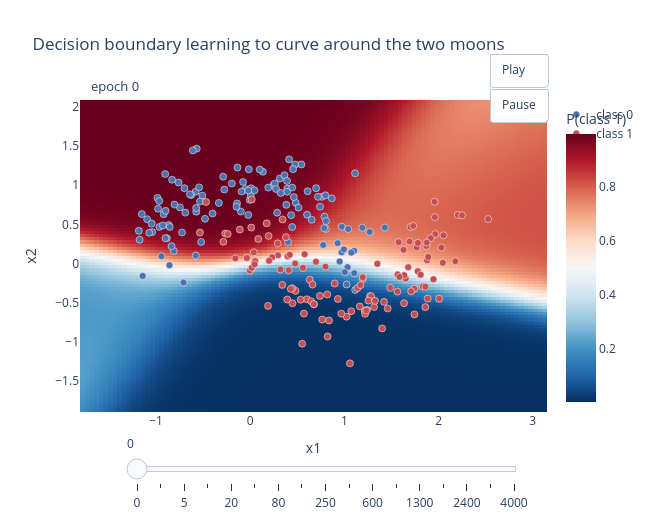

The code cell stored with this chart in its notebook:
### Markdown cell above
## 4. Watching It Learn -- Animated Decision Boundary

We train with `tanh` hidden activations and snapshot the network's weights at increasingly
spaced-out points during training. At each snapshot we ask the network for its predicted
$P(\text{class }1)$ across a fine grid covering the input space, and color the plane by that
probability -- this is the network's **decision boundary**, made visible.

### Code cell
CHECKPOINT_EPOCHS = sorted({0, 2, 5, 10, 20, 40, 80, 150, 250, 400, 600, 900, 1300, 1800, 2400, 3000, 4000})
result_tanh = train("tanh", lr=1.0, n_epochs=4000, seed=1, checkpoint_epochs=CHECKPOINT_EPOCHS)
print(f"final loss = {result_tanh['loss'][-1]:.4f},  final accuracy = {result_tanh['acc'][-1]:.4f}")

pad = 0.6
gx = np.linspace(X[:, 0].min() - pad, X[:, 0].max() + pad, 100)
gy = np.linspace(X[:, 1].min() - pad, X[:, 1].max() + pad, 100)
GX, GY = np.meshgrid(gx, gy)
grid_pts = np.column_stack([GX.ravel(), GY.ravel()])
act_fn_tanh = ACTS["tanh"][0]


def prob_grid(W1, b1, W2, b2, act_fn):
    _, _, _, a2 = forward(grid_pts, W1, b1, W2, b2, act_fn)
    return a2[:, 1].reshape(GX.shape)


def status_at(W1, b1, W2, b2, act_fn):
    _, _, _, a2 = forward(X, W1, b1, W2, b2, act_fn)
    return loss_fn(a2, Y), accuracy(a2, y)


frames = []
for ep in CHECKPOINT_EPOCHS:
    W1c, b1c, W2c, b2c = result_tanh["checkpoints"][ep]
    Z = prob_grid(W1c, b1c, W2c, b2c, act_fn_tanh)
    l, a = status_at(W1c, b1c, W2c, b2c, act_fn_tanh)
    frames.append(go.Frame(
        name=str(ep), data=[go.Heatmap(z=Z, x=gx, y=gy)], traces=[0],
        layout=go.Layout(annotations=[dict(text=f"epoch {ep} \u00b7 loss={l:.3f} \u00b7 acc={a:.3f}", x=0.02, y=1.08, xref="paper", yref="paper", showarrow=False, font=dict(size=13))]),
    ))

W1_0, b1_0, W2_0, b2_0 = result_tanh["checkpoints"][0]
Z0 = prob_grid(W1_0, b1_0, W2_0, b2_0, act_fn_tanh)

fig_boundary = go.Figure()
fig_boundary.add_trace(go.Heatmap(z=Z0, x=gx, y=gy, colorscale="RdBu_r", zmid=0.5, showscale=True, colorbar=dict(title="P(class 1)")))
fig_boundary.add_trace(go.Scatter(x=X[y == 0, 0], y=X[y == 0, 1], mode="markers", marker=dict(color=BLUE, size=7, line=dict(color="white", width=0.5)), name="class 0"))
fig_boundary.add_trace(go.Scatter(x=X[y == 1, 0], y=X[y == 1, 1], mode="markers", marker=dict(color=RED, size=7, line=dict(color="white", width=0.5)), name="class 1"))

fig_boundary.frames = frames
fig_boundary.update_layout(
    title="Decision boundary learning to curve around the two moons",
    height=520, width=650,
    annotations=[dict(text="epoch 0", x=0.02, y=1.08, xref="paper", yref="paper", showarrow=False, font=dict(size=13))],
    updatemenus=[dict(type="buttons", showactive=False, y=1.15, x=1.0, xanchor="right", buttons=[
        dict(label="Play", method="animate", args=[None, dict(frame=dict(duration=350, redraw=True), fromcurrent=True)]),
        dict(label="Pause", method="animate", args=[[None], dict(frame=dict(duration=0, redraw=False), mode="immediate")]),
    ])],
    sliders=[dict(steps=[dict(method="animate", args=[[str(ep)], dict(mode="immediate", frame=dict(duration=0, redraw=True))], label=str(ep)) for ep in CHECKPOINT_EPOCHS], x=0.1, len=0.85)],
    xaxis_title="x1", yaxis_title="x2",
)
fig_boundary.show()

### Figure 1 — Plotly figure (JSON) as saved in the notebook; plotly's stock layout.template omitted (floating-point values rounded to 4 significant figures; data arrays with more than 128 entries replaced by an {"elided": "..."} marker saying what was removed)
{"data": [{"colorbar": {"title": {"text": "P(class 1)"}}, "colorscale": [[0.0, "rgb(5,48,97)"], [0.1, "rgb(33,102,172)"], [0.2, "rgb(67,147,195)"], [0.3, "rgb(146,197,222)"], [0.4, "rgb(209,229,240)"], [0.5, "rgb(247,247,247)"], [0.6, "rgb(253,219,199)"], [0.7, "rgb(244,165,130)"], [0.8, "rgb(214,96,77)"], [0.9, "rgb(178,24,43)"], [1.0, "rgb(103,0,31)"]], "showscale": true, "type": "heatmap", "x": [-1.783, -1.733, -1.684, -1.634, -1.585, -1.535, -1.485, -1.436, -1.386, -1.337, -1.287, -1.237, -1.188, -1.138, -1.089, -1.039, -0.9895, -0.9399, -0.8904, -0.8408, -0.7912, -0.7416, -0.692, -0.6424, -0.5928, -0.5432, -0.4936, -0.4441, -0.3945, -0.3449, -0.2953, -0.2457, -0.1961, -0.1465, -0.09695, -0.04736, 0.00223, 0.05182, 0.1014, 0.151, 0.2006, 0.2502, 0.2998, 0.3493, 0.3989, 0.4485, 0.4981, 0.5477, 0.5973, 0.6469, 0.6965, 0.746, 0.7956, 0.8452, 0.8948, 0.9444, 0.994, 1.044, 1.093, 1.143, 1.192, 1.242, 1.292, 1.341, 1.391, 1.44, 1.49, 1.539, 1.589, 1.639, 1.688, 1.738, 1.787, 1.837, 1.887, 1.936, 1.986, 2.035, 2.085, 2.135, 2.184, 2.234, 2.283, 2.333, 2.382, 2.432, 2.482, 2.531, 2.581, 2.63, 2.68, 2.73, 2.779, 2.829, 2.878, 2.928, 2.978, 3.027, 3.077, 3.126], "y": [-1.872, -1.832, -1.792, -1.752, -1.712, -1.673, -1.633, -1.593, -1.553, -1.514, -1.474, -1.434, -1.394, -1.355, -1.315, -1.275, -1.235, -1.196, -1.156, -1.116, -1.076, -1.037, -0.9968, -0.9571, -0.9173, -0.8775, -0.8378, -0.798, -0.7583, -0.7185, -0.6787, -0.639, -0.5992, -0.5595, -0.5197, -0.4799, -0.4402, -0.4004, -0.3607, -0.3209, -0.2811, -0.2414, -0.2016, -0.1619, -0.1221, -0.08234, -0.04258, -0.00282, 0.03694, 0.0767, 0.1165, 0.1562, 0.196, 0.2357, 0.2755, 0.3153, 0.355, 0.3948, 0.4345, 0.4743, 0.5141, 0.5538, 0.5936, 0.6333, 0.6731, 0.7129, 0.7526, 0.7924, 0.8321, 0.8719, 0.9117, 0.9514, 0.9912, 1.031, 1.071, 1.11, 1.15, 1.19, 1.23, 1.269, 1.309, 1.349, 1.389, 1.429, 1.468, 1.508, 1.548, 1.588, 1.627, 1.667, 1.707, 1.747, 1.786, 1.826, 1.866, 1.906, 1.945, 1.985, 2.025, 2.065], "z": {"elided": "100x100 float values"}, "zmid": 0.5}, {"marker": {"color": "#4C72B0", "line": {"color": "white", "width": 0.5}, "size": 7}, "mode": "markers", "name": "class 0", "type": "scatter", "x": [1.268, 1.024, 0.245, 0.4, -0.6889, 0.3934, 1.104, -1.151, 0.8039, -0.7081, 0.6037, -0.9795, -0.04973, -0.8663, 1.104, 0.4457, 0.4123, -0.9649, -0.2872, -0.14, 0.3137, -0.005037, -0.5801, -0.509, -0.6982, -0.1953, 1.033, 0.004481, 0.1342, 1.113, 0.7591, -0.5787, -0.09957, 1.429, 0.3911, 0.9281, 0.1913, 0.5431, -0.5684, -0.9202, -0.7468, -0.0149, -0.8988, -1.041, -0.7246, 0.8661, 0.6523, -1.095, -0.09086, 0.7407, -0.761, 0.7747, -0.8111, -0.5732, -0.6259, 0.7882, 0.2611, -0.985, -0.6402, 0.7193, 0.9491, 0.1006, 0.4826, 0.9715, -0.5215, 0.4452, 1.04, 0.4626, 0.4343, 0.2735, -0.07623, -0.3999, -1.174, 1.189, 0.3635, 0.9703, 0.6994, 0.2855, -0.02092, -0.4801, 0.008699, 0.4767, 0.3248, 0.0456, -1.046, -0.5428, -0.5744, -0.8549, -0.9423, -0.8293, 0.9942, -0.8578, -1.142, 0.7983, -0.02087, 0.5125, 0.3911, -0.5343, 0.7851, 0.3831, -0.3335, 0.455, 1.073, -0.1455, -0.9659, -0.9278, -0.8855, -0.6097, -0.9031, -0.135, 1.115, -0.2761, -0.8042, 0.8049, -1.073, -0.8356, -0.9007, 0.6096, 1.004, -1.183], "y": [0.4036, -0.2665, 1.002, 0.2754, 0.6494, 0.9556, -0.1222, 0.6311, 0.441, -0.2421, 0.6229, 0.6991, 0.9502, 0.4913, 0.163, 0.9686, 1.328, 0.4675, 1.108, 0.7664, 1.084, 0.8121, 0.9167, 0.8657, 0.9611, 1.02, -0.04597, 0.8725, 1.17, 1.15, 0.8507, 0.1035, 0.6624, 0.4585, 0.915, 0.2609, 0.9681, 1.263, 1.465, 0.6292, 0.7161, 1.201, 0.6723, 0.401, 0.3965, 0.8307, 0.5591, 0.5654, 0.9185, 0.7251, 1.033, 0.2383, 0.1613, 0.6613, 0.8746, 0.5984, 1.019, 0.8369, 0.8826, 0.8504, 0.02626, 1.199, 0.7767, 0.4698, 0.2756, 0.4655, 0.4398, 0.8477, 0.6174, 0.95, 1.04, 0.6381, 0.3046, 0.457, 1.126, 0.1434, 0.9606, 0.6487, 0.6196, 0.5705, 0.9596, 1.262, 0.8992, 0.9335, 0.5101, 0.9711, 0.7081, 0.4669, 0.09472, 1.068, 0.1806, -0.02, -0.1577, 0.8694, 0.9299, 0.7129, 1.054, 0.79, 0.4523, 0.7481, 0.7727, 1.202, 0.1401, 0.7244, 0.7974, 0.4858, 0.3221, 1.442, 1.141, 1.223, -0.3356, 0.9431, 0.7517, 0.5421, 0.3928, 0.2216, 0.324, 0.9216, -0.1103, 0.418]}, {"marker": {"color": "#C44E52", "line": {"color": "white", "width": 0.5}, "size": 7}, "mode": "markers", "name": "class 1", "type": "scatter", "x": [-0.1105, 1.272, 0.04109, 1.283, 0.3927, 2.045, 1.401, 1.239, 1.878, 1.315, 0.4764, 1.65, 1.635, 1.965, 2.006, 0.3964, 1.216, 0.6017, 1.059, 0.1885, 2.052, 0.9298, 1.768, 1.22, 1.743, 0.6318, 0.2947, 1.073, 1.564, 1.255, 0.4189, 0.2914, 1.585, -0.4697, 1.89, -0.1575, 1.628, 1.563, 0.4809, 1.779, 0.4469, 1.325, 0.3787, 1.575, -0.2854, 1.743, 1.138, 1.195, 0.3436, -0.003218, 0.08538, 1.692, 1.677, -0.5342, 1.945, 1.917, 0.4076, 0.6479, 0.03815, 1.487, 1.961, 1.35, 0.836, 1.42, 0.7397, 1.87, 1.163, 2.526, 0.174, 0.2329, 2.179, 0.5701, 1.833, 1.171, 1.957, 1.884, 0.4482, 2.03, 1.86, 0.5596, 0.2003, 1.875, 1.859, 0.5518, 0.3408, 0.01551, 1.023, 1.633, 0.6615, 1.459, 0.6979, 2.204, 1.701, -0.03555, 1.78, 1.233, -0.2661, 0.8213, 1.731, 2.249, 0.4309, 0.7647, 0.01055, 0.9673, 0.05254, 0.32, 0.6774, 0.8174, 0.5351, 1.81, 0.7992, 0.01615, 0.1947, 0.675, 1.194, 0.04577, 1.709, 0.8959, -0.2398, 0.5776], "y": [0.4336, -0.4155, 0.01322, -0.4157, -0.4581, 0.01212, -0.8262, -0.5882, 0.04202, -0.5527, 0.0006511, -0.1905, -0.1484, 0.3757, -0.4474, 0.09221, -0.6051, -0.4553, -1.272, -0.5391, 0.3603, -0.4516, 0.2059, -0.6404, -0.3198, -0.2054, 0.1069, -0.6065, -0.1394, -0.4724, 0.1136, 0.258, -0.1707, 0.7852, 0.08581, 0.06668, 0.1757, -0.3573, -0.3473, -0.09791, -0.3131, -0.4745, 0.3365, 0.2729, 0.2772, -0.6476, -0.3117, -0.1951, 0.562, -0.08996, 0.3133, 0.2812, -0.04653, 0.3964, -0.199, 0.3241, -0.0842, -0.4804, 0.1447, -0.3085, 0.5919, -0.002496, -0.7248, -0.4877, -0.4122, 0.2235, -0.5468, 0.5675, 0.5132, 0.08117, 0.02951, -0.6373, -0.2913, -0.2743, 0.7877, -0.4461, -0.5055, 0.2041, -0.2954, -0.05653, 0.03629, 0.2672, -0.5549, -1.021, -0.272, 0.818, -0.677, -0.5055, -0.2673, -0.5716, 0.02364, 0.6202, 0.4653, 0.07188, 0.2637, -0.5996, 0.3834, -0.9291, 0.4804, 0.6147, -0.3228, -0.7135, 0.4585, -0.6378, 0.03187, -0.07641, -0.5195, -0.3945, -0.4601, -0.1421, -0.03942, -0.05306, 0.3519, -0.5161, -0.1752, -0.01001, -0.3536, -0.2537, 0.3772, 0.1191]}], "layout": {"annotations": [{"font": {"size": 13}, "showarrow": false, "text": "epoch 0", "x": 0.02, "xref": "paper", "y": 1.08, "yref": "paper"}], "height": 520, "sliders": [{"len": 0.85, "steps": [{"args": [["0"], {"frame": {"duration": 0, "redraw": true}, "mode": "immediate"}], "label": "0", "method": "animate"}, {"args": [["2"], {"frame": {"duration": 0, "redraw": true}, "mode": "immediate"}], "label": "2", "method": "animate"}, {"args": [["5"], {"frame": {"duration": 0, "redraw": true}, "mode": "immediate"}], "label": "5", "method": "animate"}, {"args": [["10"], {"frame": {"duration": 0, "redraw": true}, "mode": "immediate"}], "label": "10", "method": "animate"}, {"args": [["20"], {"frame": {"duration": 0, "redraw": true}, "mode": "immediate"}], "label": "20", "method": "animate"}, {"args": [["40"], {"frame": {"duration": 0, "redraw": true}, "mode": "immediate"}], "label": "40", "method": "animate"}, {"args": [["80"], {"frame": {"duration": 0, "redraw": true}, "mode": "immediate"}], "label": "80", "method": "animate"}, {"args": [["150"], {"frame": {"duration": 0, "redraw": true}, "mode": "immediate"}], "label": "150", "method": "animate"}, {"args": [["250"], {"frame": {"duration": 0, "redraw": true}, "mode": "immediate"}], "label": "250", "method": "animate"}, {"args": [["400"], {"frame": {"duration": 0, "redraw": true}, "mode": "immediate"}], "label": "400", "method": "animate"}, {"args": [["600"], {"frame": {"duration": 0, "redraw": true}, "mode": "immediate"}], "label": "600", "method": "animate"}, {"args": [["900"], {"frame": {"duration": 0, "redraw": true}, "mode": "immediate"}], "label": "900", "method": "animate"}, {"args": [["1300"], {"frame": {"duration": 0, "redraw": true}, "mode": "immediate"}], "label": "1300", "method": "animate"}, {"args": [["1800"], {"frame": {"duration": 0, "redraw": true}, "mode": "immediate"}], "label": "1800", "method": "animate"}, {"args": [["2400"], {"frame": {"duration": 0, "redraw": true}, "mode": "immediate"}], "label": "2400", "method": "animate"}, {"args": [["3000"], {"frame": {"duration": 0, "redraw": true}, "mode": "immediate"}], "label": "3000", "method": "animate"}, {"args": [["4000"], {"frame": {"duration": 0, "redraw": true}, "mode": "immediate"}], "label": "4000", "method": "animate"}], "x": 0.1}], "title": {"text": "Decision boundary learning to curve around the two moons"}, "updatemenus": [{"buttons": [{"args": [null, {"frame": {"duration": 350, "redraw": true}, "fromcurrent": true}], "label": "Play", "method": "animate"}, {"args": [[null], {"frame": {"duration": 0, "redraw": false}, "mode": "immediate"}], "label": "Pause", "method": "animate"}], "showactive": false, "type": "buttons", "x": 1.0, "xanchor": "right", "y": 1.15}], "width": 650, "xaxis": {"title": {"text": "x1"}}, "yaxis": {"title": {"text": "x2"}}}}
